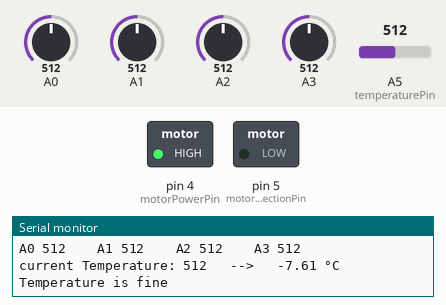
This sketch was run on a simulated Arduino Uno, built with avr-gcc and run on an emulated ATmega328P. On the bench: switched loads named in the sketch (green lamp = pin HIGH), the last lines printed to the serial monitor. The inputs (shaded band) are chosen by the test bench; at power-on: A1 = 512, A0 = 512, A3 = 512, A5 (temperaturePin) = 512, A2 = 512.

Above: at 6.5 s.
6.6 s: A1 set to 532
At 14.9 s:
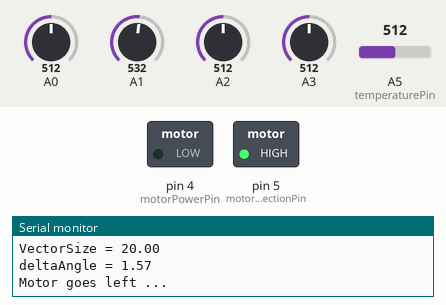
15.2 s: A0 set to 524
At 26.9 s:
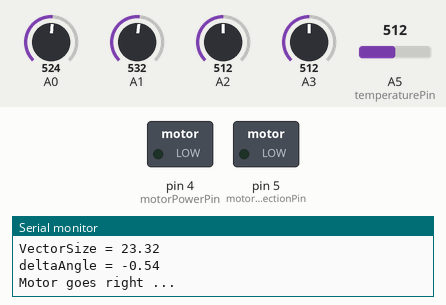
27.0 s: A3 set to 484
At 37.4 s:
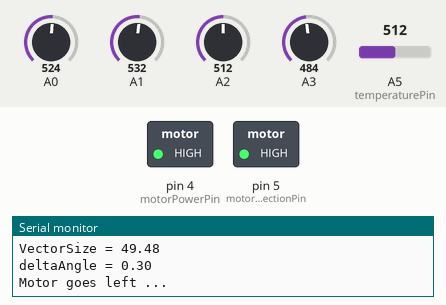
38.5 s: A5 (temperaturePin) set to 716
At 46.0 s:
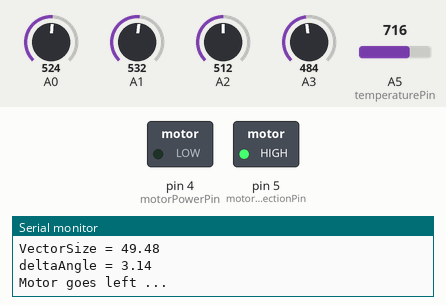
Timing chart, 0 to 56.6 s (numbered marks = the images above; inputs shaded):
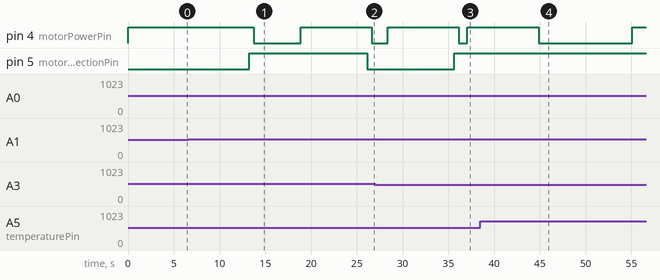

The sketch:

ArduinoLightDirectionBasedMotorControl_1.8.ino
```cpp
// (licence header left out)
int licenseFrequency = 42000;
int increment = 0;
String LICENSE = "\n\n\n  Copyright 2014 Saydo, Jean\n"
"  Licensed under the Apache License, Version 2.0 (the \"License\");\n"
"  you may not use this file except in compliance with the License.\n"
"  You may obtain a copy of the License at\n"
"  \n"
"      http://www.apache.org/licenses/LICENSE-2.0\n"
"  \n"
"  Unless required by applicable law or agreed to in writing, software\n"
"  distributed under the License is distributed on an \"AS IS\" BASIS,\n"
"  WITHOUT WARRANTIES OR CONDITIONS OF ANY KIND, either express or implied.\n"
"  See the License for the specific language governing permissions and\n"
"  limitations under the License.\n\n\n";


/**
 * Notice: when compiling and sending code to the Arduino, the motor will be
 * turning during startup when it is plugged in ... this is not desired, so
 * that the motor has to be unplugged during startup.
 * This is important in order to get the correct starting point for the motor.
 * Otherwise it will have an offset in its position.
 */


// a threshold for the sail to halt, when it is near the desired angle (mesured in RAD)
float sailThreshold = 0.2;
// angle the sail shall move to (mesured in RAD)
float desiredAngle = 0;
// angle the sail currently is located (mesured in RAD)
float currentAngle = 0;
// direction for the motor to move the sail (-1, 0, 1)
int motorDirection = 0;
// flag that indicates whether the sun direction vector is valid or not (eg. too short)
boolean isVectorValid = false;
// Threshold for the length of the sun direction vector to be considered as useful
float vLengthThreshold = 4;
// time the motor needs to turn the sail one time around (in ms) - NEEDS TO BE TESTED!!!!
int totalTurnTime = 20500;
// time relative position of the motor (in ms)
int timeRelativeMotorPosition = 0;
// time the motor should be active on each loop (in ms)
int motorActiveTime = 1000;
// delay for restarting the loop (in ms)
int loopDelayTime = 5000;


// maximum temperature before the sail is set to shade mode
float temperature_threshold = 28.0;
// max temperature converted into the the signal value
float temperature_threshold_signal;


// the time in ms it takes to turn for a unit of 2*PI/100
float stepSize = totalTurnTime / (20*PI);


// pins for the motor control
int motorPowerPin = 4;
int motorDirectionPin = 5;


// pin for temperature
int temperaturePin = A5;

// timer amount of seconds spent on the
unsigned long timer = 0;

// counter for debugging
unsigned long counter = 0;


//===============================================================================

void setup() {

  Serial.println(LICENSE);
  // initialize serial communications at 9600 bps:
  Serial.begin(9600);

  // set up pins ...
  pinMode(motorDirectionPin, OUTPUT);
  pinMode(motorPowerPin, OUTPUT);

  // and set motor to halt
  digitalWrite(motorPowerPin, HIGH);

  temperature_threshold_signal =
        0.7889311874 * temperature_threshold + 518.0745826547;

}


//--------------------------------------------------------------------------------

void loop() {

  Serial.println("");
  Serial.println("");

  counter += 1;
  Serial.print("round: ");
  Serial.println(counter);
  Serial.print("seconds: ");
  Serial.println(timer);

  float travelTime = 0;
  float deltaAngle = 0;
  int motorDirection = 0;
  boolean isTooHot = false;

  // declare and read light signal sensors
  int one = analogRead(A0);
  int two = analogRead(A1);
  int three = analogRead(A2);
  int four = analogRead(A3);

  // display license every now and then
  displayLicense();

  // just display the light sensors signals (for debugging)
  displayLightSignals(one, two, three, four);


  // check temperature and decide whether the temperature is to hot or not
  isTooHot = checkTemperature(temperaturePin, temperature_threshold_signal);

  // calculate the desired angle. Will return -1 if the vLengthThreshold is
  // not matched, meaning that the signal is too weak or all signals are too
  // similar.
  desiredAngle = calculateDesiredAngle(isTooHot, vLengthThreshold, one, two, three, four);

  // calculate the shortest way for the sail to the destination
  deltaAngle = calculateDeltaAngle(currentAngle, desiredAngle, sailThreshold);

  // calculate the time the sail will need to turn to the desired position.
  travelTime = abs(deltaAngle) * 10 * stepSize;

  // calculate the motor direction
  if (deltaAngle > 0.0) {
    motorDirection = 1;
  }
  else if (deltaAngle < 0.0) {
    motorDirection = -1;
  }
  else {
    motorDirection = 0;
  }

  // finally turn the sail/ motor ... and record the time it spent doing so
  timer += moveMotor(motorDirection, travelTime);

  // display the calculated angles
  displayAngles(currentAngle, desiredAngle);

  // give the arduino some rest ...
  delay(loopDelayTime);
  timer += (loopDelayTime / 1000);
}


//========================================================================================


/**
 * Checks the current temperature signal and returns a boolean value for whether
 * the temperature is within the threshold or not.
 */
boolean checkTemperature(int pin, float temperature_threshold_signal) {

  int temperature_signal = analogRead(pin);

  float temperature = 1.2654580648 * temperature_signal - 655.5239029342;

  Serial.print("current Temperature: ");
  Serial.print(temperature_signal);
  Serial.print("   -->   ");
  Serial.print(temperature);
  Serial.println(" °C");

  if (temperature_signal <= temperature_threshold_signal) {
    Serial.println("Temperature is fine");
    return true;
  }
  else {
    Serial.println("Temperature is too high. The sail will go to shade mode.");
    return false;
  }

}


/**
 * Calculate desired Angle, depending on the sun's direction and the sail's mode.
 */
float calculateDesiredAngle(boolean temperatureThreshold, float minimalVectorLength, int one, int two, int three, int four) {

  float desiredAngle;

  desiredAngle = calculateFocalPointAngle(minimalVectorLength, one, two, three, four);

  // check if the sail should move to the opposite side
  if ((temperatureThreshold == true) && (desiredAngle >= 0)) { // 2nd check because otherwise wired stuff happenes

    if (desiredAngle < PI) {
      desiredAngle += PI;
    }
    else {
      desiredAngle += -PI;
    }

  }

  return desiredAngle;
}


/**
 * Calculates the desired sail location.
 */
float calculateFocalPointAngle(float minimalVectorLength, int one, int two, int three, int four) {

  float x, y;
  float vLength;
  float angle;
  float totalEnergy;


  // CHANGE THIS!??! --> AVERAGE OF SEVERAL ENERGYS?
//  totalEnergy = analogRead(A0) + analogRead(A1) + analogRead(A2) + analogRead(A3);

  // calculate the coordinates of the sun direction vector and invert it,
  // because the signals of the sensors are inverted (1023 = no light,
  // 0 = max light)
//  x = -1 * (((1 * analogRead(A0)) + (-1 * analogRead(A2)))/totalEnergy);
//  y = -1 * (((-1 * analogRead(A1)) + (1 * analogRead(A3)))/totalEnergy);
  x = -1 * ((1 * one) + (-1 * three));
  y = -1 * ((-1 * two) + (1 * four));


  // calculate the length of the signal vector
  vLength = pow((x*x + y*y), 0.5);

  Serial.print("VectorSize = ");
  Serial.println(vLength);

  // only move the sail if the signal vector's length is above the threshold
  if (vLength < minimalVectorLength) {

    return -1.0;

  }
  else {

    // calculate angle
    angle = acos(x / (vLength));

    // if needed, correct it
    if (y > 0) {
      angle = 2*PI - angle;
    }

    return angle;

  }

}


/**
 * calculates the shortest way for the sail to travel to its destination.
 * Returns 0 if the desired angle is negative, above 2*PI or if the delta angle
 * is below the given threshold. Thus only positive values are accepted.
 */
float calculateDeltaAngle(float currentAngle, float desiredAngle, float threshold) {

  float deltaAngle = 0;

  // check if the desired angle is between 0 and 2*PI (i.e one circle turn)
  if ((desiredAngle >= 0) && (desiredAngle < 2*PI)) {

    deltaAngle = desiredAngle - currentAngle;

    // check if there is a shorter way for the sail to reach its destination.
    if (deltaAngle > PI) {
      deltaAngle += -2*PI;
    }
    else if (deltaAngle < -PI) {
      deltaAngle += 2*PI;
    }

    Serial.print("deltaAngle = ");
    Serial.println(deltaAngle);

    // check if the delta angle is big enough (prevents too small movements)
    if (abs(deltaAngle) >= threshold) {

      return deltaAngle;

    }
    else {

      Serial.println("deltaAngle too small");
      return 0;

    }

  }
  else {

    return 0;

  }

}


/**
 * Move the motor
 * Returns the number of seconds spent on this task
 */
int moveMotor(int direction, float travelTime) {

  switch (direction) {
    case 0:
      Serial.println("Motor does nothing!");
      digitalWrite(motorPowerPin, HIGH);
      return 0;
    case 1:
      Serial.print("Motor goes left ... ");
      digitalWrite(motorPowerPin, HIGH);
      delay(1000);
      digitalWrite(motorDirectionPin, HIGH);
      delay(500);
      digitalWrite(motorPowerPin, LOW);
      delay(travelTime);
      digitalWrite(motorPowerPin, HIGH);
      delay(500);
      currentAngle = desiredAngle;
      Serial.println("done");
      return 2 + (travelTime / 1000);
    case -1:
      Serial.print("Motor goes right ... ");
      digitalWrite(motorPowerPin, HIGH);
      delay(1000);
      digitalWrite(motorDirectionPin, LOW);
      delay(500);
      digitalWrite(motorPowerPin, LOW);
      delay(travelTime);
      digitalWrite(motorPowerPin, HIGH);
      delay(500);
      currentAngle = desiredAngle;
      Serial.println("done");
      return 2 + (travelTime / 1000);
  }

}


/**
 * Calculate the direction the sail shall move in order to reach its destination.
 * THIS IS NOW OBSOLETE ... DELETE IT!!!
 */
int calcSailDirection(float from, float to) {

  float diff;
  float diff2;
  int val;

  diff = from-to;

  // determine which angle would be the samller one in order the sail to move that way
  if (diff >= PI) {
    val = 1;
  }
  else if ((diff < PI) && (diff >= 0)) {
    val = -1;
  }
  else if ((diff < 0) && (diff >= -PI)) {
    val = 1;
  }
  else {
    val = -1;
  }

  // set a threshold for moving the sail, so that it may stop moving if the angle is below the threshold
  if (abs(diff) <= sailThreshold) {
    val = 0;
  }

  return val;
}


//-----------------------------------------------------------------

/**
 * Simply display the signals of the light sensors (for debugging).
 */
void displayLightSignals(int one, int two, int three, int four) {

  Serial.print("A0 ");
  Serial.print(one);
  Serial.print("    A1 ");
  Serial.print(two);
  Serial.print("    A2 ");
  Serial.print(three);
  Serial.print("    A3 ");
  Serial.print(four);
  Serial.println("");

}


/**
 * Simply display angles (for debugging)
 */
void displayAngles(float from, float to) {

  Serial.print("currentAngle = ");
  Serial.print(currentAngle);
  Serial.print(" ---- desiredAngle = ");
  Serial.print(desiredAngle);
  Serial.println("");

}


//-----------------------------------------------------------


/**
 * Simply display the license.
 */
void displayLicense() {

  if (increment > licenseFrequency) {
    Serial.println(LICENSE);
    increment = 0;
  }
  increment++;

}
```

Measured:
- the behaviour switches between 515 and 516 on A1 (found by bisection; images 0 and 1)
- the behaviour switches between 516 and 517 on A0 (found by bisection; images 1 and 2)
- the behaviour switches between 499 and 498 on A3 (found by bisection; images 2 and 3)
- after the input at 6.6 s, pin 4 (motorPowerPin): HIGH → LOW after 7.2 s; pin 5 (motorDirectionPin): LOW → HIGH after 6.7 s
- after the input at 15.2 s, pin 5 (motorDirectionPin): HIGH → LOW after 10.9 s
- after the input at 27.0 s, pin 5 (motorDirectionPin): LOW → HIGH after 8.6 s
- after the input at 38.5 s, pin 4 (motorPowerPin): HIGH → LOW after 6.4 s, → HIGH 10.3 s later
